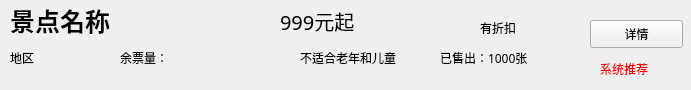
<?xml version="1.0" encoding="UTF-8"?>
<ui version="4.0">
 <class>show_site</class>
 <widget class="QWidget" name="show_site">
  <property name="geometry">
   <rect>
    <x>0</x>
    <y>0</y>
    <width>691</width>
    <height>90</height>
   </rect>
  </property>
  <property name="windowTitle">
   <string>Form</string>
  </property>
  <widget class="QLabel" name="name">
   <property name="geometry">
    <rect>
     <x>10</x>
     <y>0</y>
     <width>261</width>
     <height>41</height>
    </rect>
   </property>
   <property name="font">
    <font>
     <family>等线</family>
     <pointsize>19</pointsize>
     <weight>75</weight>
     <bold>true</bold>
    </font>
   </property>
   <property name="text">
    <string>景点名称</string>
   </property>
  </widget>
  <widget class="QLabel" name="area">
   <property name="geometry">
    <rect>
     <x>10</x>
     <y>50</y>
     <width>101</width>
     <height>16</height>
    </rect>
   </property>
   <property name="font">
    <font>
     <family>微软雅黑</family>
    </font>
   </property>
   <property name="text">
    <string>地区</string>
   </property>
  </widget>
  <widget class="QPushButton" name="more">
   <property name="geometry">
    <rect>
     <x>590</x>
     <y>20</y>
     <width>93</width>
     <height>28</height>
    </rect>
   </property>
   <property name="text">
    <string>详情</string>
   </property>
  </widget>
  <widget class="QLabel" name="left">
   <property name="geometry">
    <rect>
     <x>120</x>
     <y>50</y>
     <width>171</width>
     <height>16</height>
    </rect>
   </property>
   <property name="font">
    <font>
     <family>微软雅黑</family>
    </font>
   </property>
   <property name="text">
    <string>余票量：</string>
   </property>
  </widget>
  <widget class="QLabel" name="price">
   <property name="geometry">
    <rect>
     <x>280</x>
     <y>0</y>
     <width>161</width>
     <height>41</height>
    </rect>
   </property>
   <property name="font">
    <font>
     <family>微软雅黑</family>
     <pointsize>15</pointsize>
    </font>
   </property>
   <property name="text">
    <string>999元起</string>
   </property>
  </widget>
  <widget class="QLabel" name="type">
   <property name="geometry">
    <rect>
     <x>300</x>
     <y>50</y>
     <width>141</width>
     <height>16</height>
    </rect>
   </property>
   <property name="font">
    <font>
     <family>微软雅黑</family>
    </font>
   </property>
   <property name="text">
    <string>不适合老年和儿童</string>
   </property>
  </widget>
  <widget class="QLabel" name="is_dis">
   <property name="geometry">
    <rect>
     <x>480</x>
     <y>20</y>
     <width>72</width>
     <height>15</height>
    </rect>
   </property>
   <property name="font">
    <font>
     <family>微软雅黑</family>
    </font>
   </property>
   <property name="text">
    <string>有折扣</string>
   </property>
  </widget>
  <widget class="QLabel" name="num">
   <property name="geometry">
    <rect>
     <x>440</x>
     <y>50</y>
     <width>161</width>
     <height>16</height>
    </rect>
   </property>
   <property name="font">
    <font>
     <family>微软雅黑</family>
    </font>
   </property>
   <property name="text">
    <string>已售出：1000张</string>
   </property>
  </widget>
  <widget class="QLabel" name="is_re">
   <property name="geometry">
    <rect>
     <x>600</x>
     <y>60</y>
     <width>71</width>
     <height>16</height>
    </rect>
   </property>
   <property name="font">
    <font>
     <family>幼圆</family>
    </font>
   </property>
   <property name="text">
    <string>&lt;font color=&quot;red&quot;&gt;系统推荐&lt;/font&gt;</string>
   </property>
  </widget>
 </widget>
 <resources/>
 <connections/>
</ui>
